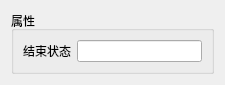
<?xml version="1.0" encoding="UTF-8"?>
<ui version="4.0">
 <class>Form</class>
 <widget class="QWidget" name="Form">
  <property name="geometry">
   <rect>
    <x>0</x>
    <y>0</y>
    <width>225</width>
    <height>70</height>
   </rect>
  </property>
  <property name="windowTitle">
   <string>Form</string>
  </property>
  <layout class="QGridLayout" name="gridLayout_2">
   <item row="0" column="0">
    <widget class="QGroupBox" name="groupBoxProperty">
     <property name="title">
      <string>属性</string>
     </property>
     <layout class="QGridLayout" name="gridLayout">
      <item row="0" column="0">
       <widget class="QLabel" name="labelFinishStatus">
        <property name="text">
         <string>结束状态</string>
        </property>
       </widget>
      </item>
      <item row="0" column="1">
       <widget class="QLineEdit" name="lineEditFinishStatus"/>
      </item>
     </layout>
    </widget>
   </item>
  </layout>
 </widget>
 <resources/>
 <connections/>
</ui>
